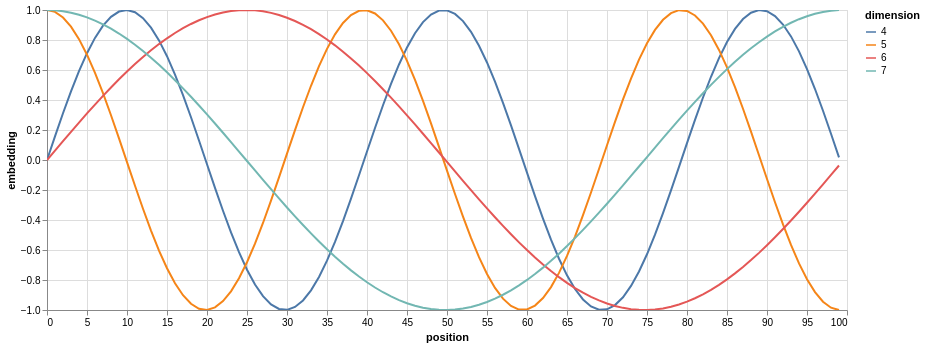

Notebook code cell kept with this figure:
### Code cell
show_example(example_positional_encoding)

### Figure 1 — Vega-Lite specification as saved in the notebook (floating-point values rounded to 4 significant figures; data arrays with more than 128 entries replaced by an {"elided": "..."} marker saying what was removed)
{"config": {"view": {"continuousWidth": 300, "continuousHeight": 300}}, "data": {"name": "data-eafc635ddfa311c913cbcc2d2bc4477d"}, "mark": {"type": "line"}, "encoding": {"color": {"field": "dimension", "type": "nominal"}, "x": {"field": "position", "type": "quantitative"}, "y": {"field": "embedding", "type": "quantitative"}}, "params": [{"name": "param_9", "select": {"type": "interval", "encodings": ["x", "y"]}, "bind": "scales"}], "width": 800, "$schema": "https://vega.github.io/schema/vega-lite/v5.15.1.json", "datasets": {"data-eafc635ddfa311c913cbcc2d2bc4477d": {"elided": "400 records"}}}
